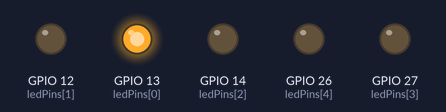
A sketch run on a simulated ESP32. Shown: output pins drawn as LEDs (lit = HIGH).

Above: at 0.05 s.
At 0.65 s:
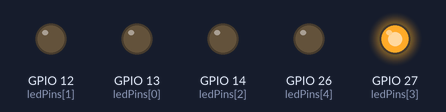
At 1.25 s:
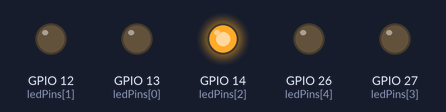
At 1.85 s:
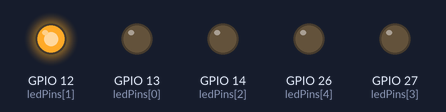
At 2.5 s:
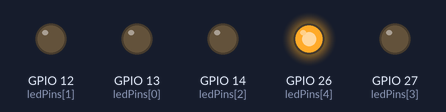
Timing chart, 0 to 3.0 s (numbered marks = the images above):
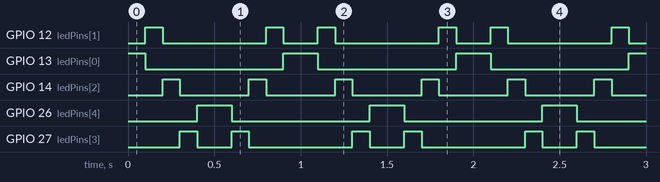

Measured:
- by itself, GPIO 12 (ledPins[1]): repeats every 1.0 s: LOW 0.60 s, HIGH 0.10 s, LOW 0.20 s, HIGH 0.10 s
- by itself, GPIO 13 (ledPins[0]): repeats every 1.0 s: LOW 0.80 s, HIGH 0.20 s
- by itself, GPIO 14 (ledPins[2]): alternates HIGH for 0.10 s and LOW for 0.40 s
- by itself, GPIO 26 (ledPins[4]): alternates HIGH for 0.20 s and LOW for 0.80 s
- by itself, GPIO 27 (ledPins[3]): repeats every 1.0 s: LOW 0.20 s, HIGH 0.10 s, LOW 0.60 s, HIGH 0.10 s

The sketch:

sketch.ino
```cpp
// Day 4: Multiple LEDs - Knight Rider Effect

// Step 1: Store all LED pins in an array
int ledPins[] = {13, 12, 14, 27, 26};
int numLeds = 5;  // Number of LEDs

void setup() {
  // Configure all LED pins as OUTPUT
  for (int i = 0; i < numLeds; i++) {
    pinMode(ledPins[i], OUTPUT);
  }
}

void loop() {
  // Pattern 1: LEDs light up one by one (forward)
  for (int i = 0; i < numLeds; i++) {
    digitalWrite(ledPins[i], HIGH);  // Turn ON current LED
    delay(100);                       // Wait 0.1 second
    digitalWrite(ledPins[i], LOW);   // Turn OFF current LED
  }

  // Pattern 2: LEDs light up one by one (backward)
  for (int i = numLeds - 1; i >= 0; i--) {
    digitalWrite(ledPins[i], HIGH);
    delay(100);
    digitalWrite(ledPins[i], LOW);
  }
}
```
